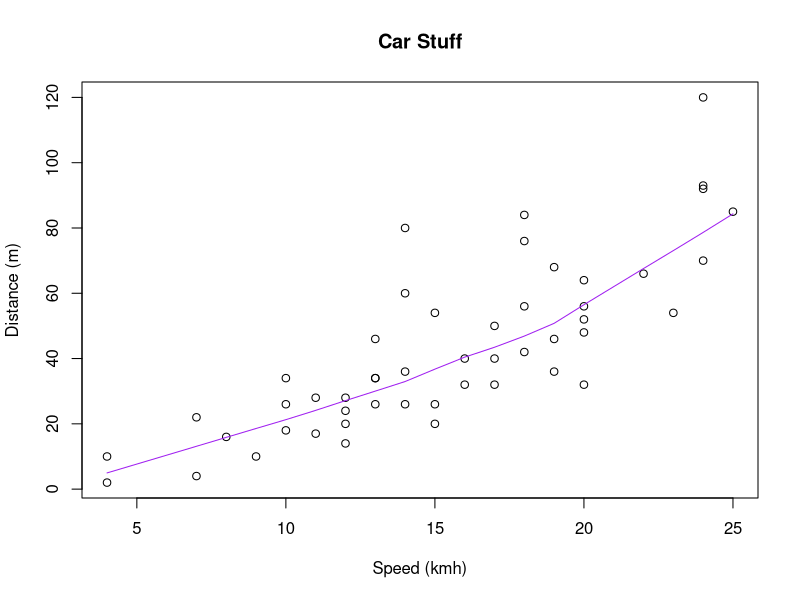
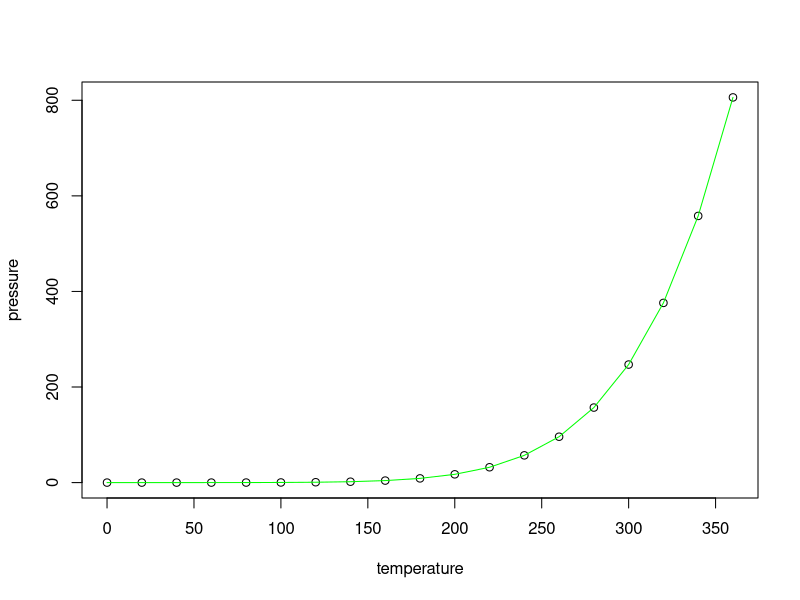

R code for these plots, in order:
## ---- chunk 1
knitr::opts_chunk$set(echo = TRUE)
## ---- chunk 2
require(stats)
require(graphics)
summary(cars)
plot(cars, xlab = "Speed (kmh)", ylab = "Distance (m)")
title(main="Car Stuff")
lines(lowess(cars$speed, cars$dist, f = 2/3, iter = 3), col = "purple")
## ---- chunk 3
plot(pressure)
lines(lowess(pressure$temperature, pressure$pressure, f=1/400, iter=2), col="green")
